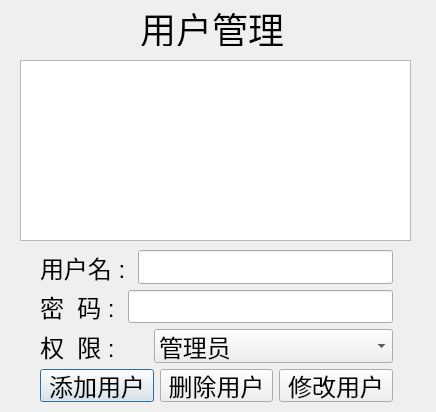
<?xml version="1.0" encoding="UTF-8"?>
<ui version="4.0">
 <class>adminUsersDialog</class>
 <widget class="QDialog" name="adminUsersDialog">
  <property name="geometry">
   <rect>
    <x>0</x>
    <y>0</y>
    <width>436</width>
    <height>412</height>
   </rect>
  </property>
  <property name="windowTitle">
   <string>Dialog</string>
  </property>
  <widget class="QTableView" name="tableView">
   <property name="geometry">
    <rect>
     <x>20</x>
     <y>60</y>
     <width>391</width>
     <height>181</height>
    </rect>
   </property>
  </widget>
  <widget class="QWidget" name="layoutWidget">
   <property name="geometry">
    <rect>
     <x>40</x>
     <y>250</y>
     <width>353</width>
     <height>152</height>
    </rect>
   </property>
   <layout class="QVBoxLayout" name="verticalLayout_2">
    <item>
     <layout class="QHBoxLayout" name="horizontalLayout_5">
      <item>
       <widget class="QLabel" name="label_5">
        <property name="font">
         <font>
          <pointsize>18</pointsize>
         </font>
        </property>
        <property name="text">
         <string>用户名 : </string>
        </property>
       </widget>
      </item>
      <item>
       <widget class="QLineEdit" name="lineEdit">
        <property name="font">
         <font>
          <pointsize>18</pointsize>
         </font>
        </property>
       </widget>
      </item>
     </layout>
    </item>
    <item>
     <layout class="QHBoxLayout" name="horizontalLayout_6">
      <item>
       <widget class="QLabel" name="label_6">
        <property name="font">
         <font>
          <pointsize>18</pointsize>
         </font>
        </property>
        <property name="text">
         <string>密  码 : </string>
        </property>
       </widget>
      </item>
      <item>
       <widget class="QLineEdit" name="lineEdit_2">
        <property name="font">
         <font>
          <pointsize>18</pointsize>
         </font>
        </property>
       </widget>
      </item>
     </layout>
    </item>
    <item>
     <layout class="QHBoxLayout" name="horizontalLayout">
      <item>
       <widget class="QLabel" name="label_7">
        <property name="maximumSize">
         <size>
          <width>108</width>
          <height>16777215</height>
         </size>
        </property>
        <property name="font">
         <font>
          <pointsize>18</pointsize>
         </font>
        </property>
        <property name="text">
         <string>权  限 : </string>
        </property>
       </widget>
      </item>
      <item>
       <widget class="QComboBox" name="comboBox">
        <property name="font">
         <font>
          <pointsize>18</pointsize>
         </font>
        </property>
        <item>
         <property name="text">
          <string>管理员</string>
         </property>
        </item>
        <item>
         <property name="text">
          <string>用  户</string>
         </property>
        </item>
       </widget>
      </item>
     </layout>
    </item>
    <item>
     <layout class="QHBoxLayout" name="horizontalLayout_7">
      <item>
       <widget class="QPushButton" name="pushButton">
        <property name="font">
         <font>
          <pointsize>18</pointsize>
         </font>
        </property>
        <property name="text">
         <string>添加用户</string>
        </property>
       </widget>
      </item>
      <item>
       <widget class="QPushButton" name="pushButton_2">
        <property name="font">
         <font>
          <pointsize>18</pointsize>
         </font>
        </property>
        <property name="text">
         <string>删除用户</string>
        </property>
       </widget>
      </item>
      <item>
       <widget class="QPushButton" name="pushButton_3">
        <property name="font">
         <font>
          <pointsize>18</pointsize>
         </font>
        </property>
        <property name="text">
         <string>修改用户</string>
        </property>
       </widget>
      </item>
     </layout>
    </item>
   </layout>
  </widget>
  <widget class="QLabel" name="label">
   <property name="geometry">
    <rect>
     <x>140</x>
     <y>10</y>
     <width>144</width>
     <height>36</height>
    </rect>
   </property>
   <property name="font">
    <font>
     <pointsize>27</pointsize>
    </font>
   </property>
   <property name="text">
    <string>用户管理</string>
   </property>
  </widget>
 </widget>
 <resources/>
 <connections/>
</ui>
